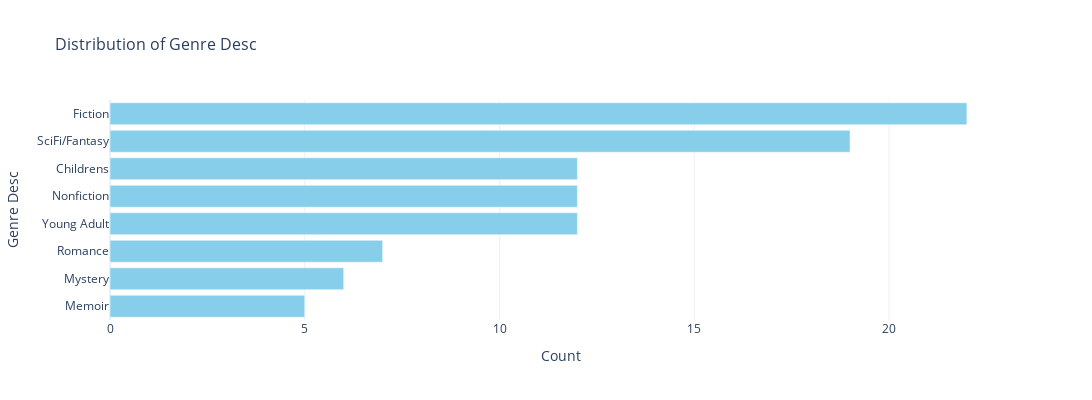

Source (notebook cell):
### Markdown cell above
### 3.2.1 Gráfico de distribuição de títulos de livros por Genêro

### Code cell
# Create a horizontal bar plot for 'genre_desc'
create_horizontal_bar_plot(df, 'genre_desc')

### Figure 1 — Plotly figure (JSON) as saved in the notebook; plotly's stock layout.template omitted (floating-point values rounded to 4 significant figures)
{"data": [{"alignmentgroup": "True", "hovertemplate": "Count=%{x}<br>Genre Desc=%{y}<extra></extra>", "legendgroup": "", "marker": {"color": "skyblue", "pattern": {"shape": ""}}, "name": "", "offsetgroup": "", "orientation": "h", "showlegend": false, "textposition": "auto", "type": "bar", "x": [5, 6, 7, 12, 12, 12, 19, 22], "xaxis": "x", "y": ["Memoir", "Mystery", "Romance", "Young Adult", "Nonfiction", "Childrens", "SciFi/Fantasy", "Fiction"], "yaxis": "y"}], "layout": {"barmode": "relative", "height": 400, "legend": {"tracegroupgap": 0}, "title": {"font": {"size": 16}, "text": "Distribution of Genre Desc"}, "width": 1200, "xaxis": {"anchor": "y", "domain": [0, 1], "title": {"text": "Count"}}, "yaxis": {"anchor": "x", "domain": [0, 1], "title": {"text": "Genre Desc"}}}}
